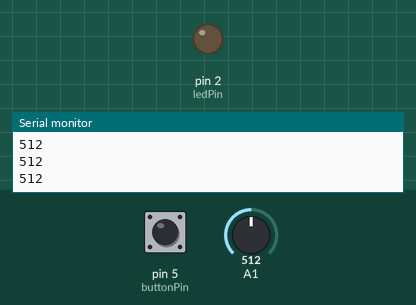
This sketch was run on a simulated Arduino Uno, built with avr-gcc and run on an emulated ATmega328P. Shown: output pins drawn as LEDs (lit = HIGH), the last lines printed to the serial monitor. The test bench sets the inputs (shaded band); at power-on: pin 5 (buttonPin) LOW, A1 = 512.

Above: at 1.8 s.
1.9 s: pin 5 (buttonPin) pulled HIGH for 1.2 s
At 2.5 s:
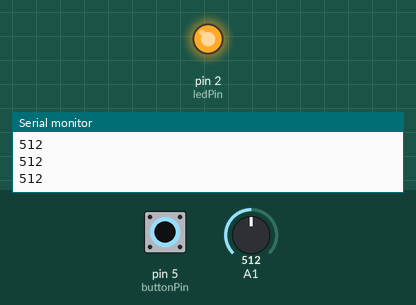
4.6 s: A1 set to 104
6.3 s: A1 set to 93
At 7.7 s:
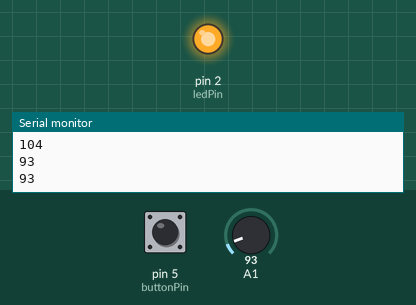
8.6 s: A1 set to 110
At 10.4 s:
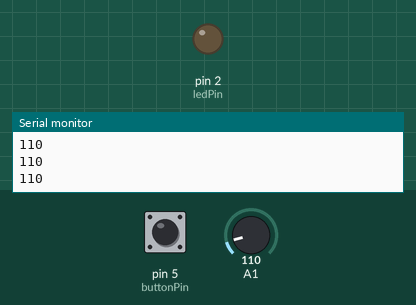
Timing chart, 0 to 11.6 s (numbered marks = the images above; inputs shaded):
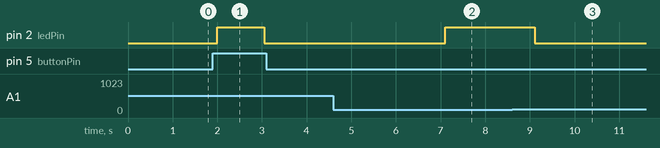

The sketch:

ProjectStart.ino
```cpp
const int  buttonPin = 5;    // the pin that the pushbutton is attached to
const int ledPin = 2;       // the pin that the LED is attached to

// Variables will change:
int buttonState = 0;         // current state of the button
int lastButtonState = 0;     // previous state of the button

void setup() {

  // initialize the button pin as a input:
  pinMode(buttonPin, INPUT);
  // initialize the LED as an output:
  pinMode(ledPin, OUTPUT);

  Serial.begin(9600);


}

/*led section of code*/
void loop() {

  int sensorValue = analogRead(A1);

  Serial.println(sensorValue);

  if (sensorValue < 150) {
    digitalWrite(3, HIGH);

  }
  else {
    digitalWrite(3, LOW);

  }

  Serial.println(sensorValue);

  if (sensorValue < 100) {
    digitalWrite(2, HIGH);

  }
  else {
    digitalWrite(2, LOW);

  }


  // read the pushbutton input pin:
  buttonState = digitalRead(buttonPin);

  if (buttonState != lastButtonState) {
    if (buttonState == HIGH) {
      // if the current state is HIGH then the button went from off to on:
      digitalWrite(ledPin, HIGH);
    } else {
      // if the current state is LOW then the button went from on to off:
      digitalWrite(ledPin, LOW);
      Serial.println("off");
    }
    delay(50);
  }
  lastButtonState = buttonState;


  // turns on the LED every four button pushes by checking the modulo of the
  // button push counter. the modulo function gives you the remainder of the
  // division of two numbers:
//  if (buttonPushCounter % 2 == 0) {
//    digitalWrite(ledPin, LOW);                                                        // the high and low were reversed from the example code
//  } else {
//    digitalWrite(ledPin, HIGH);
//  }

  delay (1000);

}
```

Measured:
- after the input at 1.9 s, pin 2 (ledPin): LOW → HIGH after 0.10 s, → LOW 1.1 s later
- after the input at 6.3 s, pin 2 (ledPin): LOW → HIGH after 0.80 s
- after the input at 8.6 s, pin 2 (ledPin): HIGH → LOW after 0.50 s
